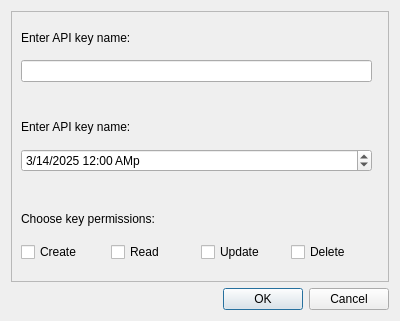
<?xml version="1.0" encoding="UTF-8"?>
<ui version="4.0">
 <class>CreateAPIKeyDialog</class>
 <widget class="QDialog" name="CreateAPIKeyDialog">
  <property name="windowModality">
   <enum>Qt::WindowModality::ApplicationModal</enum>
  </property>
  <property name="geometry">
   <rect>
    <x>0</x>
    <y>0</y>
    <width>400</width>
    <height>321</height>
   </rect>
  </property>
  <property name="windowTitle">
   <string>syncServer - Create API Key</string>
  </property>
  <property name="modal">
   <bool>true</bool>
  </property>
  <layout class="QVBoxLayout" name="verticalLayout">
   <item>
    <widget class="QFrame" name="mainDialogFrame">
     <property name="frameShape">
      <enum>QFrame::Shape::StyledPanel</enum>
     </property>
     <property name="frameShadow">
      <enum>QFrame::Shadow::Raised</enum>
     </property>
     <widget class="QWidget" name="verticalLayoutWidget">
      <property name="geometry">
       <rect>
        <x>10</x>
        <y>10</y>
        <width>351</width>
        <height>61</height>
       </rect>
      </property>
      <layout class="QVBoxLayout" name="enterKeyNameLayout">
       <item>
        <widget class="QLabel" name="enterKeyNameLabel">
         <property name="text">
          <string>Enter API key name:</string>
         </property>
        </widget>
       </item>
       <item>
        <widget class="QLineEdit" name="keyNameLineEdit"/>
       </item>
      </layout>
     </widget>
     <widget class="QWidget" name="verticalLayoutWidget_2">
      <property name="geometry">
       <rect>
        <x>10</x>
        <y>100</y>
        <width>351</width>
        <height>61</height>
       </rect>
      </property>
      <layout class="QVBoxLayout" name="enterExpiryDateLayout">
       <item>
        <widget class="QLabel" name="enterExpiryDateLabel">
         <property name="text">
          <string>Enter API key name:</string>
         </property>
        </widget>
       </item>
       <item>
        <widget class="QDateTimeEdit" name="keyExpiryDateTimeEdit">
         <property name="date">
          <date>
           <year>2025</year>
           <month>3</month>
           <day>14</day>
          </date>
         </property>
         <property name="displayFormat">
          <string>M/d/yyyy h:mm Ap</string>
         </property>
         <property name="timeSpec">
          <enum>Qt::TimeSpec::LocalTime</enum>
         </property>
        </widget>
       </item>
      </layout>
     </widget>
     <widget class="QWidget" name="verticalLayoutWidget_3">
      <property name="geometry">
       <rect>
        <x>10</x>
        <y>190</y>
        <width>354</width>
        <height>61</height>
       </rect>
      </property>
      <layout class="QVBoxLayout" name="chooseKeyPermsLayout">
       <item>
        <widget class="QLabel" name="chooseKeyPermsLabel">
         <property name="text">
          <string>Choose key permissions:</string>
         </property>
        </widget>
       </item>
       <item>
        <layout class="QHBoxLayout" name="keyPermsLayout">
         <item>
          <widget class="QCheckBox" name="createPermsCheckbox">
           <property name="text">
            <string>Create</string>
           </property>
          </widget>
         </item>
         <item>
          <widget class="QCheckBox" name="readPermsCheckbox">
           <property name="text">
            <string>Read</string>
           </property>
          </widget>
         </item>
         <item>
          <widget class="QCheckBox" name="updatePermsCheckbox">
           <property name="text">
            <string>Update</string>
           </property>
          </widget>
         </item>
         <item>
          <widget class="QCheckBox" name="deletePermsCheckbox">
           <property name="text">
            <string>Delete</string>
           </property>
          </widget>
         </item>
        </layout>
       </item>
      </layout>
     </widget>
    </widget>
   </item>
   <item>
    <widget class="QDialogButtonBox" name="dialogButtonBox">
     <property name="orientation">
      <enum>Qt::Orientation::Horizontal</enum>
     </property>
     <property name="standardButtons">
      <set>QDialogButtonBox::StandardButton::Cancel|QDialogButtonBox::StandardButton::Ok</set>
     </property>
    </widget>
   </item>
  </layout>
 </widget>
 <tabstops>
  <tabstop>keyNameLineEdit</tabstop>
  <tabstop>keyExpiryDateTimeEdit</tabstop>
  <tabstop>createPermsCheckbox</tabstop>
  <tabstop>readPermsCheckbox</tabstop>
  <tabstop>updatePermsCheckbox</tabstop>
  <tabstop>deletePermsCheckbox</tabstop>
 </tabstops>
 <resources/>
 <connections>
  <connection>
   <sender>dialogButtonBox</sender>
   <signal>accepted()</signal>
   <receiver>CreateAPIKeyDialog</receiver>
   <slot>accept()</slot>
   <hints>
    <hint type="sourcelabel">
     <x>248</x>
     <y>254</y>
    </hint>
    <hint type="destinationlabel">
     <x>157</x>
     <y>274</y>
    </hint>
   </hints>
  </connection>
  <connection>
   <sender>dialogButtonBox</sender>
   <signal>rejected()</signal>
   <receiver>CreateAPIKeyDialog</receiver>
   <slot>reject()</slot>
   <hints>
    <hint type="sourcelabel">
     <x>316</x>
     <y>260</y>
    </hint>
    <hint type="destinationlabel">
     <x>286</x>
     <y>274</y>
    </hint>
   </hints>
  </connection>
 </connections>
</ui>
